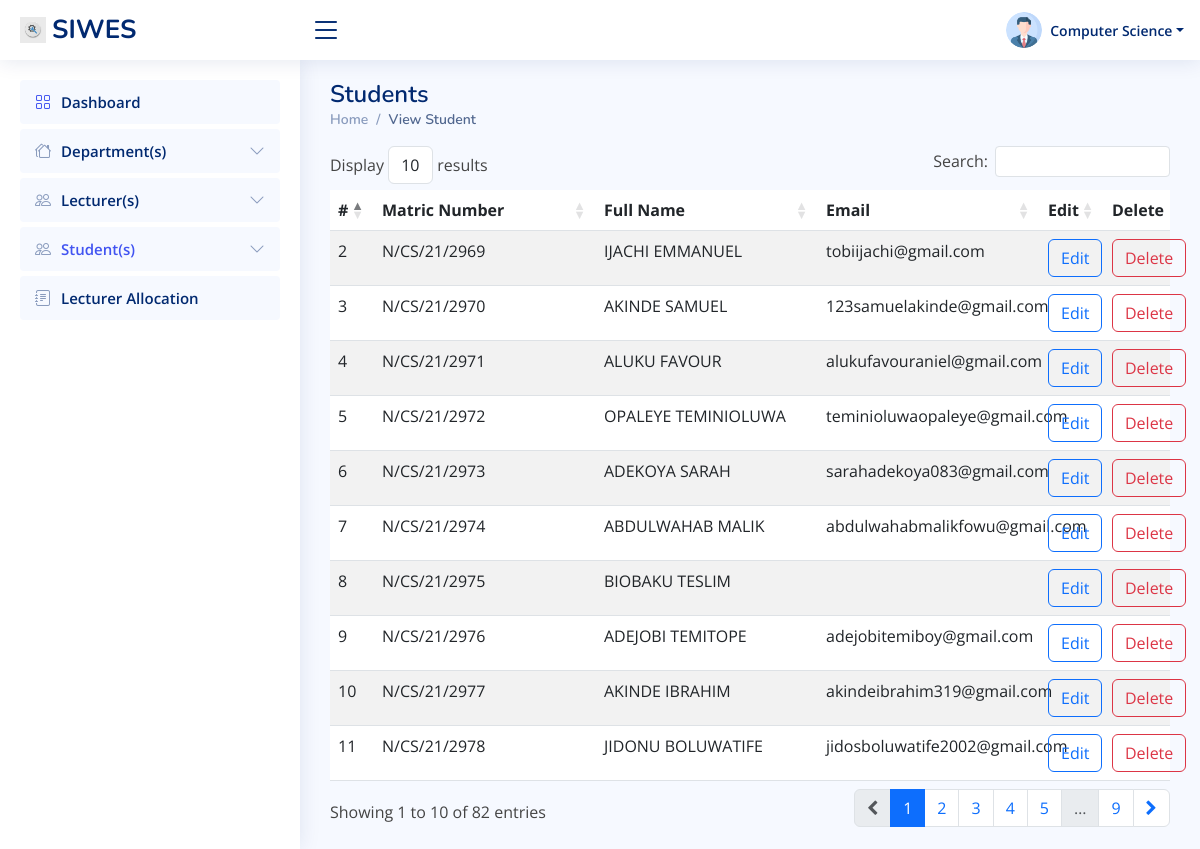
The page /admin/view_student.php on the database its author committed.
### tables this page shows
CREATE TABLE `students` (
  `id` int(100) NOT NULL,
  `matric_number` varchar(100) NOT NULL,
  `fullname` varchar(150) NOT NULL,
  `email` varchar(200) NOT NULL,
  `passwords` varchar(256) NOT NULL
);

### admin/includes/functions.php (called while the page is built, shortened)
<?php
function getStudents(){
    global $conn;
    $sql = "SELECT * FROM students ORDER BY matric_number";
    $result = mysqli_query($conn, $sql);
    return $result;
}
?>

### admin/view_student.php (the view, shortened to what this page needs)
<?php
require_once './includes/header.php';
require_once './includes/functions.php';
$students = getStudents()
?>
<header id="header" class="header fixed-top d-flex align-items-center">
    <div class="d-flex align-items-center justify-content-between">
        <a href="index.php" class="logo d-flex align-items-center">
            <img src="assets/img/logo.jpg" alt="">
            <span class="d-none d-lg-block">SIWES</span>
        </a>
        <i class="bi bi-list toggle-sidebar-btn"></i>
    </div>
    <nav class="header-nav ms-auto">
        <ul class="d-flex align-items-center">
            <li class="nav-item dropdown pe-3">
                <a class="nav-link nav-profile d-flex align-items-center pe-0" href="#" data-bs-toggle="dropdown">
                    <img src="assets/img/profile-img.png" alt="Profile" class="rounded-circle">
                    <span class="d-none d-md-block dropdown-toggle ps-2">Computer Science</span>
                </a>
            </li>
        </ul>
    </nav>
</header>
<aside id="sidebar" class="sidebar">
    <ul class="sidebar-nav" id="sidebar-nav">
        <li class="nav-item">
            <a class="nav-link" style="color: #012970;" href="index.php">
                <i class="bi bi-grid"></i>
                <span>Dashboard</span>
            </a>
        </li>
        <li class="nav-item">
            <a class="nav-link collapsed" data-bs-target="#components-nav" data-bs-toggle="collapse" href="#">
                <i class="bi bi-houses"></i><span>Department(s)</span><i class="bi bi-chevron-down ms-auto"></i>
            </a>
        </li>
        <li class="nav-item">
            <a class="nav-link collapsed" data-bs-target="#forms-nav" data-bs-toggle="collapse" href="#">
                <i class="bi bi-people"></i><span>Lecturer(s)</span><i class="bi bi-chevron-down ms-auto"></i>
            </a>
        </li>
        <li class="nav-item">
            <a class="nav-link collapsed" style="background-color: #f6f9ff; color: #4154f1;"
                data-bs-target="#tables-nav" data-bs-toggle="collapse" href="#">
                <i class="bi bi-people"></i><span>Student(s)</span><i class="bi bi-chevron-down ms-auto"></i>
            </a>
        </li>
        <li class="nav-item">
            <a class="nav-link collapsed" href="allocate.php">
                <i class="bi bi-journal-text"></i>
                <span>Lecturer Allocation</span>
            </a>
        </li>
    </ul>
</aside>
<main id="main" class="main">
    <div class="pagetitle">
        <h1>Students</h1>
        <nav>
            <ol class="breadcrumb">
                <li class="breadcrumb-item"><a href="index.php">Home</a></li>
                <li class="breadcrumb-item active">View Student</li>
            </ol>
        </nav>
    </div>
    <section class="section dashboard">
        <div class="row">
            <div class="col-lg-12">
                <div class="row">
                    <table id="example" class="table table-striped" style="width:100%">
                        <thead>
                            <tr>
                                <th style="width: 10px;">#</th>
                                <th style="width: auto;">Matric Number</th>
                                <th>Full Name</th>
                                <th>Email</th>
                                <th style="width: 30px;">Edit</th>
                                <th style="width: 50px;">Delete</th>
                            </tr>
                        </thead>
                        <tbody>
                            <?php
                            foreach($students as $student) {
                                echo ' <tr>
                                <td>'.$student['id'].'</td>
                                <td>'.$student['matric_number'].'</td>
                                <td>'.$student['fullname'].'</td>
                                <td>'.$student['email'].'</td>
                                <td><a class="btn btn-outline-primary" href="departmemt.php?edit='.$student['id'].'">Edit</a></td>
                                <td><a class="btn btn-outline-danger" href="departmemt.php?delete='.$student['id'].'">Delete</a></td>
                            </tr>';
                            }
                            ?>
                        </tbody>
                    </table>
                </div>
            </div>
        </div>
    </section>
</main>
<?php require_once './includes/footer.php'; ?>

### admin/assets/css/style.css (style rules this page uses)
:root { scroll-behavior: smooth; }
body { font-family: "Open Sans", sans-serif; background: #f6f9ff; color: #444444; }
a { color: #4154f1; text-decoration: none; }
h1, h2, h3, h4, h5, h6 { font-family: "Nunito", sans-serif; }
#main { margin-top: 60px; padding: 20px 30px; transition: all 0.3s; }
.pagetitle { margin-bottom: 10px; }
.pagetitle h1 { font-size: 24px; margin-bottom: 0; font-weight: 600; color: #012970; }
.breadcrumb { font-size: 14px; font-family: "Nunito", sans-serif; color: #899bbd; font-weight: 600; }
.breadcrumb a { color: #899bbd; transition: 0.3s; }
.breadcrumb .breadcrumb-item::before { color: #899bbd; }
.breadcrumb .active { color: #51678f; font-weight: 600; }
.logo { line-height: 1; }
@media (min-width: 1200px) { .logo { width: 280px; } }
.logo img { max-height: 26px; margin-right: 6px; }
.logo span { font-size: 26px; font-weight: 700; color: #012970; font-family: "Nunito", sans-serif; }
.header { transition: all 0.5s; z-index: 997; height: 60px; box-shadow: 0px 2px 20px rgba(1, 41, 112, 0.1); background-color: #fff; padding-left: 20px; }
.header .toggle-sidebar-btn { font-size: 32px; padding-left: 10px; cursor: pointer; color: #012970; }
.header-nav ul { list-style: none; }
.header-nav > ul { margin: 0; padding: 0; }
.header-nav .nav-profile { color: #012970; }
.header-nav .nav-profile img { max-height: 36px; }
.header-nav .nav-profile span { font-size: 14px; font-weight: 600; }
.sidebar { position: fixed; top: 60px; left: 0; bottom: 0; width: 300px; z-index: 996; transition: all 0.3s; padding: 20px; overflow-y: auto; scrollbar-width: thin; scrollbar-color: #aab7cf transparent; box-shadow: 0px 0px 20px rgba(1, 41, 112, 0.1); background-color: #fff; }
@media (min-width: 1200px) { #main, #footer { margin-left: 300px; } }
.sidebar-nav { padding: 0; margin: 0; list-style: none; }
.sidebar-nav li { padding: 0; margin: 0; list-style: none; }
.sidebar-nav .nav-item { margin-bottom: 5px; }
.sidebar-nav .nav-link { display: flex; align-items: center; font-size: 15px; font-weight: 600; color: #4154f1; transition: 0.3; background: #f6f9ff; padding: 10px 15px; border-radius: 4px; }
.sidebar-nav .nav-link i { font-size: 16px; margin-right: 10px; color: #4154f1; }
.sidebar-nav .nav-link.collapsed { color: #012970; background: #f6f9ff; }
.sidebar-nav .nav-link.collapsed i { color: #899bbd; }
.sidebar-nav .nav-link .bi-chevron-down { margin-right: 0; transition: transform 0.2s ease-in-out; }
@media only screen and (min-width: 768px) { .table { table-layout: fixed; max-width: 100% !important; } }
thead { background: #ddd; }
.table td:nth-child(2) { overflow: hidden; text-overflow: ellipsis; }

### rows shown on the page
students: id "2", matric_number "N/CS/21/2969", fullname "IJACHI EMMANUEL", email "tobiijachi@gmail.com"
students: id "3", matric_number "N/CS/21/2970", fullname "AKINDE SAMUEL", email "123samuelakinde@gmail.com"
students: id "4", matric_number "N/CS/21/2971", fullname "ALUKU FAVOUR", email "alukufavouraniel@gmail.com"
students: id "5", matric_number "N/CS/21/2972", fullname "OPALEYE TEMINIOLUWA", email "teminioluwaopaleye@gmail.com"
students: id "6", matric_number "N/CS/21/2973", fullname "ADEKOYA SARAH", email "sarahadekoya083@gmail.com"
students: id "7", matric_number "N/CS/21/2974", fullname "ABDULWAHAB MALIK", email "abdulwahabmalikfowu@gmail.com"
students: id "8", matric_number "N/CS/21/2975", fullname "BIOBAKU TESLIM"
students: id "9", matric_number "N/CS/21/2976", fullname "ADEJOBI TEMITOPE", email "adejobitemiboy@gmail.com"
students: id "10", matric_number "N/CS/21/2977", fullname "AKINDE IBRAHIM", email "akindeibrahim319@gmail.com"
students: id "11", matric_number "N/CS/21/2978", fullname "JIDONU BOLUWATIFE", email "jidosboluwatife2002@gmail.com"
